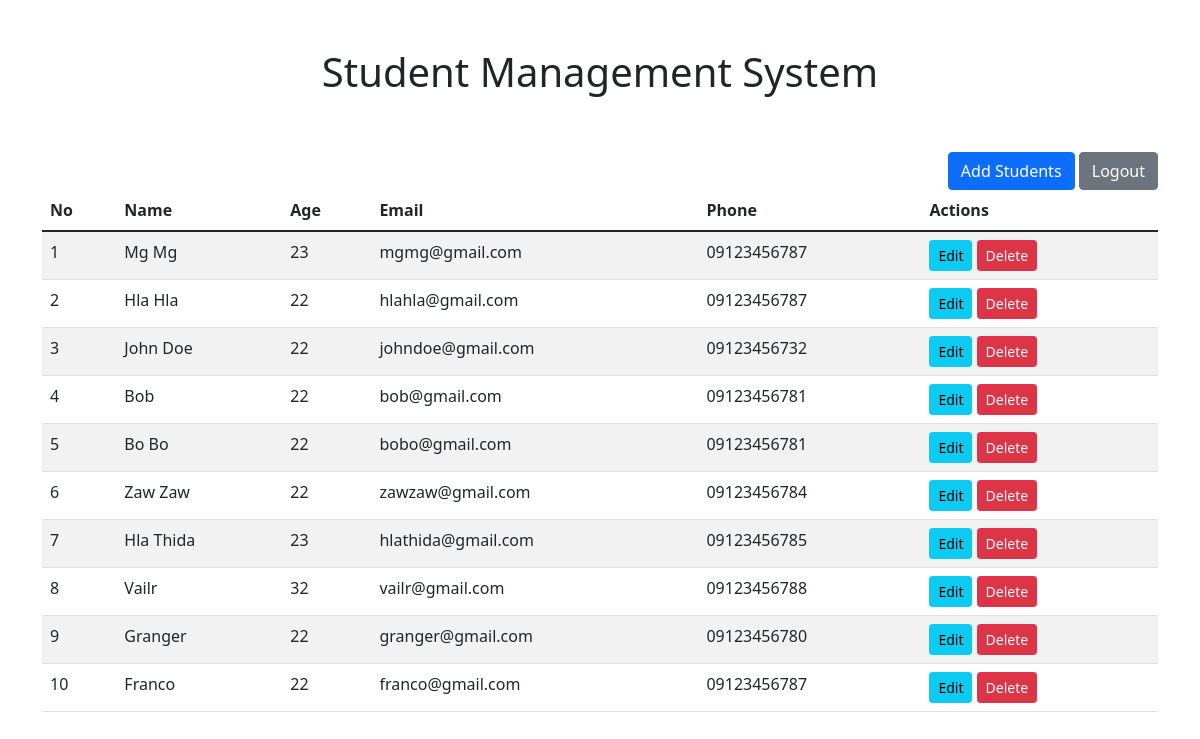
The app's page /index.php (signed in) with its own data.
### tables this page shows
CREATE TABLE `students` (
  `id` int(11) NOT NULL,
  `name` varchar(255) NOT NULL,
  `age` int(11) NOT NULL,
  `email` varchar(255) NOT NULL,
  `phone` varchar(255) NOT NULL,
  `created_at` datetime NOT NULL,
  `updated_at` datetime NOT NULL
);

### index.php (the view, shortened to what this page needs)
<?php
require_once("config/db.php");
$statement = $conn->query("SELECT * FROM students");
$result = $statement->fetchAll();
?>
<!DOCTYPE html>
<html lang="en">
<head>
    <link rel="stylesheet" href="https://cdn.jsdelivr.net/npm/bootstrap@5.1.3/dist/css/bootstrap.min.css">
</head>
<body>
    <div class="container">
        <h1 class="text-center py-5">Student Management System</h1>
        <div class="float-end">
            <a href="crud/add_form.php" class="btn btn-primary">Add Students</a>
            <a href="auth/logout.php" class="btn btn-secondary">Logout</a>
        </div>
        <table class="table table-striped">
            <thead>
                <tr>
                    <th>No</th>
                    <th>Name</th>
                    <th>Age</th>
                    <th>Email</th>
                    <th>Phone</th>
                    <th>Actions</th>
                </tr>
            </thead>
            <tbody>
                <?php $number = 1;
                foreach ($result as $student) { ?>
                    <tr>
                        <td><?= $number++ ?></td>
                        <td><?= $student['name'] ?></td>
                        <td><?= $student['age'] ?></td>
                        <td><?= $student['email'] ?></td>
                        <td><?= $student['phone'] ?></td>
                        <td>
                            <a href="crud/edit_form.php/?id=<?= $student['id'] ?>" class="btn btn-info btn-sm">Edit</a>
                            <a href="crud/delete.php/?id=<?= $student['id'] ?>" class="btn btn-danger btn-sm" onclick="alert('Are you sure want to delete!')">Delete</a>
                        </td>
                    </tr>
                <?php } ?>
            </tbody>
        </table>
    </div>
</body>
</html>

### records on screen
students: name "Mg Mg", age "23", email "mgmg@gmail.com", phone "09123456787"
students: name "Hla Hla", age "22", email "hlahla@gmail.com", phone "09123456787"
students: name "John Doe", age "22", email "johndoe@gmail.com", phone "09123456732"
students: name "Bob", age "22", email "bob@gmail.com", phone "09123456781"
students: name "Bo Bo", age "22", email "bobo@gmail.com", phone "09123456781"
students: name "Zaw Zaw", age "22", email "zawzaw@gmail.com", phone "09123456784"
students: name "Hla Thida", age "23", email "hlathida@gmail.com", phone "09123456785"
students: name "Vailr", age "32", email "vailr@gmail.com", phone "09123456788"
students: name "Granger", age "22", email "granger@gmail.com", phone "09123456780"
students: name "Franco", age "22", email "franco@gmail.com", phone "09123456787"
